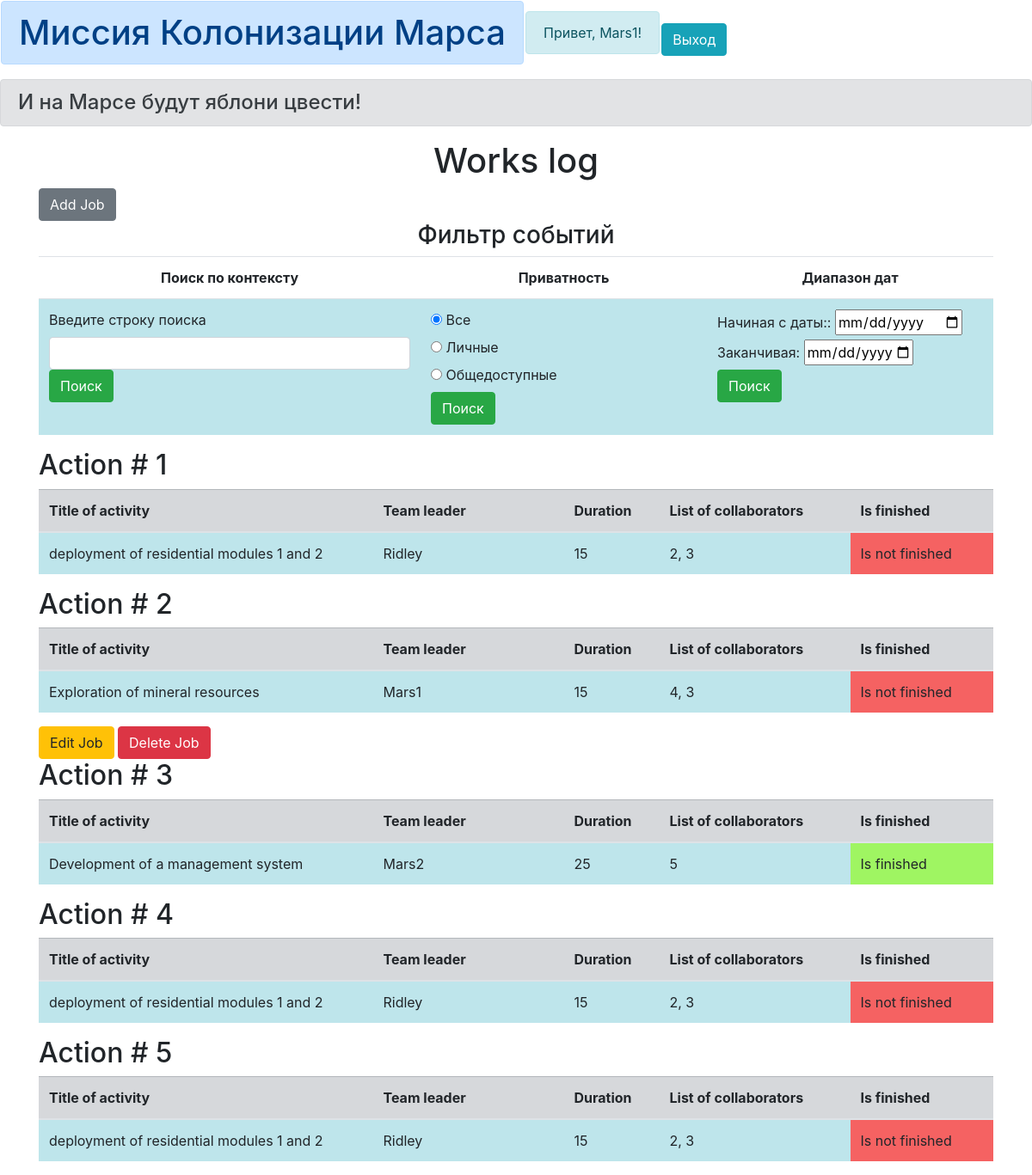
The app's page /jobs_table (signed in) with its own data.
### data/users.py (models this page shows, shortened)
class User(SqlAlchemyBase, UserMixin):
    __tablename__ = 'users'
    id = sqlalchemy.Column(sqlalchemy.Integer,
                           primary_key=True, autoincrement=True)
    surname = sqlalchemy.Column(sqlalchemy.String, nullable=True)
    name = sqlalchemy.Column(sqlalchemy.String, nullable=True)
    age = sqlalchemy.Column(sqlalchemy.Integer, nullable=True)
    position = sqlalchemy.Column(sqlalchemy.String, nullable=True)
    speciality = sqlalchemy.Column(sqlalchemy.String, nullable=True)
    address = sqlalchemy.Column(sqlalchemy.String, nullable=True)
    email = sqlalchemy.Column(
        sqlalchemy.String, unique=True, index=True, nullable=True)
    hashed_password = sqlalchemy.Column(sqlalchemy.String, nullable=True)
    modified_date = sqlalchemy.Column(sqlalchemy.DateTime,
                                      default=datetime.datetime.now)
    jobs = orm.relation("Jobs", back_populates='user')
    departments = orm.relation("Department", back_populates='user')

### data/jobs.py (models this page shows, shortened)
class Jobs(SqlAlchemyBase):
    __tablename__ = 'Jobs'
    id = sqlalchemy.Column(sqlalchemy.Integer,
                           primary_key=True, autoincrement=True)
    team_leader = sqlalchemy.Column(sqlalchemy.Integer, sqlalchemy.ForeignKey("users.id"), nullable=True)
    job = sqlalchemy.Column(sqlalchemy.String, nullable=True)
    work_size = sqlalchemy.Column(sqlalchemy.Integer, nullable=True)
    collaborators = sqlalchemy.Column(sqlalchemy.String, nullable=True)
    start_date = sqlalchemy.Column(sqlalchemy.DateTime,
                                   default=datetime.datetime.now)
    end_date = sqlalchemy.Column(sqlalchemy.DateTime)
    is_finished = sqlalchemy.Column(sqlalchemy.BOOLEAN, nullable=True)
    user = orm.relation('User')

### main.py (the view, shortened to what this page needs)
@app.route("/jobs_table", methods=['GET', 'POST'])
def jobs_table():
    session = db_session.create_session()
    if request.method == 'GET':
        j = session.query(jobs.Jobs).all()
        return render_template("jobs_table.html", jobs=j, title="Журнал работ")

### data/db_session.py (called while the page is built)
def create_session() -> Session:
    global __factory
    return __factory()

### main.py (called while the page is built)
@login_manager.user_loader
def load_user(user_id):
    session = db_session.create_session()
    return session.query(User).get(user_id)

### templates/jobs_table.html
{% extends "base.html" %}
{% block content %}
<h1 align="center">Works log</h1>
{% if current_user.is_authenticated %}
<a href="/addjob" class="btn btn-secondary">Add Job</a>
{% endif %}
<form method="post">
    <h3 align="center">Фильтр событий</h3>
    <div>
        <table class="table table-hover">
            <tr align="center">
                <th>Поиск по контексту</th>
                <th>Приватность</th>
                <th>Диапазон дат</th>
            </tr>
            <tr>
                <td class="table-info">
                    <label for="search_text">Введите строку поиска</label>
                    <input type="search" class="form-control" id="search_text" name="search_str" value="">
                    <button type="submit" class="btn btn-success" name="action" value="text">Поиск</button>
                </td>
                <td class="table-info" style="width: 30%;">
                    <input type="radio" id="all" name="priv" value="all" checked>
                    <label for="all">Все</label><br>
                    <input type="radio" id="my" name="priv" value="my">
                    <label for="my">Личные</label><br>
                    <input type="radio" id="other" name="priv" value="other">
                    <label for="other">Общедоступные</label><br>
                    <button type="submit" class="btn btn-success" name="action" value="privat">Поиск</button>
                </td>
                <td class="table-info" style="width: 30%;">
                    <label for="datemin">Начиная с даты::</label>
                    <input type="date" id="datemin" name="datemin" min="2000-01-02"><br>
                    <label for="datemax">Заканчивая:</label>
                    <input type="date" id="datemax" name="datemax" max="1979-12-31"><br>
                    <button type="submit" class="btn btn-success" name="action" value="data">Поиск</button>
                </td>
            </tr>
        </table>
    </div>
</form>
{% for job in jobs%}
<div>
    <h2>Action # {{job.id}}</h2>
    {% if job.is_finished == False %}
    {% set color = '#f56262' %}
    {% set ready = 'Is not finished' %}
    {% else %}
    {%set color = '#9ff562'%}
    {% set ready = 'Is finished' %}
    {% endif %}
    <div>
        <table class="table table-hover">
            <thead class="table-secondary">
                <tr>
                    <th>Title of activity</th>
                    <th>Team leader</th>
                    <th>Duration</th>
                    <th>List of collaborators</th>
                    <th>Is finished</th>
                </tr>
            </thead>
            <tr>
                <td class="table-info">{{job.job}}</td>
                <td class="table-info" style="width: 20%;">{{job.user.name}}</td>
                <td class="table-info" style="width: 10%;">{{job.work_size}}</td>
                <td class="table-info" style="width: 20%;">{{job.collaborators}}</td>
                <td bgcolor="{{ color }}" style="width: 15%;">{{ ready }}</td>
            </tr>
        </table>
        {% if current_user.is_authenticated and (current_user == job.user or current_user.id == 1) %}
        <div>
            <a href="/editjob/{{ job.id }}" class="btn btn-warning">Edit Job</a>
            <a href="/job_delete/{{ job.id }}" class="btn btn-danger">Delete Job</a>
        </div>
        {% endif %}
    </div>
</div>
{% endfor %}
{% endblock %}

### templates/base.html (shortened to what this page needs)
<!doctype html>
<html lang="en">
<head>
    <link rel="stylesheet" type="text/css" href="{{url_for('static', filename='css/style.css')}}"/>
    <link rel="stylesheet" href="https://stackpath.bootstrapcdn.com/bootstrap/4.4.1/css/bootstrap.min.css"
>
</head>
<body>
<table><tr><td><h1 class="alert alert-primary">Миссия Колонизации Марса</h1></td>
<td><div class="alert alert-info">
   <a>Привет, {{ current_user.name }}!</a>
  </div></td>
<td>
    {% if current_user.is_authenticated %}
<a class="btn btn-info" href="/logout">Выход</a>
{% else %}
<p>
    <a class="btn btn-primary" href="/register">Зарегистрироваться</a>
    <a class="btn btn-success" href="{{ url_for('login') }}">Войти</a>
</p>
{% endif %}
</td>
</tr>
</table>
<h4 class="alert alert-secondary">И на Марсе будут яблони цвести!</h4>
<main role="main" class="container">
    {% block content %}{% endblock %}
</main>
</html>

### static/css/style.css (style rules this page uses)
h4 { padding-left: 20px; color : gray; }

### records on screen
User: name "Mars1"
Jobs: id "1", job "deployment of residential modules 1 and 2", user.name "Ridley", work_size "15", collaborators "2, 3", ready "Is not finished"
Jobs: id "2", job "Exploration of mineral resources", user.name "Mars1", work_size "15", collaborators "4, 3", ready "Is not finished"
Jobs: id "3", job "Development of a management system", user.name "Mars2", work_size "25", collaborators "5", ready "Is finished"
Jobs: id "4", job "deployment of residential modules 1 and 2", user.name "Ridley", work_size "15", collaborators "2, 3", ready "Is not finished"
Jobs: id "5", job "deployment of residential modules 1 and 2", user.name "Ridley", work_size "15", collaborators "2, 3", ready "Is not finished"
